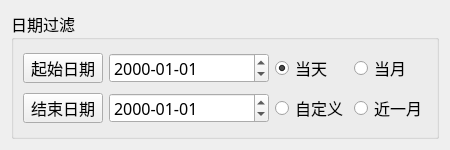
<?xml version="1.0" encoding="UTF-8"?>
<ui version="4.0">
 <class>SqlDateBar</class>
 <widget class="QWidget" name="SqlDateBar">
  <property name="geometry">
   <rect>
    <x>0</x>
    <y>0</y>
    <width>443</width>
    <height>150</height>
   </rect>
  </property>
  <property name="font">
   <font>
    <family>微软雅黑</family>
    <pointsize>12</pointsize>
   </font>
  </property>
  <property name="windowTitle">
   <string>Form</string>
  </property>
  <layout class="QGridLayout" name="gridLayout_2">
   <item row="0" column="0">
    <widget class="QGroupBox" name="groupBox">
     <property name="title">
      <string>日期过滤</string>
     </property>
     <layout class="QGridLayout" name="gridLayout">
      <item row="0" column="0">
       <widget class="QPushButton" name="startDateBtn">
        <property name="maximumSize">
         <size>
          <width>16777215</width>
          <height>30</height>
         </size>
        </property>
        <property name="text">
         <string>起始日期</string>
        </property>
       </widget>
      </item>
      <item row="0" column="1">
       <widget class="QDateEdit" name="startDateEdit">
        <property name="minimumSize">
         <size>
          <width>160</width>
          <height>0</height>
         </size>
        </property>
        <property name="maximumSize">
         <size>
          <width>16777215</width>
          <height>30</height>
         </size>
        </property>
        <property name="displayFormat">
         <string>yyyy-MM-dd</string>
        </property>
       </widget>
      </item>
      <item row="0" column="2">
       <widget class="QRadioButton" name="dayRadio">
        <property name="maximumSize">
         <size>
          <width>16777215</width>
          <height>30</height>
         </size>
        </property>
        <property name="text">
         <string>当天</string>
        </property>
        <property name="checked">
         <bool>true</bool>
        </property>
       </widget>
      </item>
      <item row="0" column="3">
       <widget class="QRadioButton" name="currentMonthRadio">
        <property name="maximumSize">
         <size>
          <width>16777215</width>
          <height>30</height>
         </size>
        </property>
        <property name="text">
         <string>当月</string>
        </property>
       </widget>
      </item>
      <item row="1" column="0">
       <widget class="QPushButton" name="endDateBtn">
        <property name="maximumSize">
         <size>
          <width>16777215</width>
          <height>30</height>
         </size>
        </property>
        <property name="text">
         <string>结束日期</string>
        </property>
       </widget>
      </item>
      <item row="1" column="1">
       <widget class="QDateEdit" name="endDateEdit">
        <property name="minimumSize">
         <size>
          <width>160</width>
          <height>0</height>
         </size>
        </property>
        <property name="maximumSize">
         <size>
          <width>16777215</width>
          <height>30</height>
         </size>
        </property>
        <property name="displayFormat">
         <string>yyyy-MM-dd</string>
        </property>
       </widget>
      </item>
      <item row="1" column="2">
       <widget class="QRadioButton" name="weekRadio">
        <property name="maximumSize">
         <size>
          <width>16777215</width>
          <height>30</height>
         </size>
        </property>
        <property name="text">
         <string>自定义</string>
        </property>
        <property name="checked">
         <bool>false</bool>
        </property>
       </widget>
      </item>
      <item row="1" column="3">
       <widget class="QRadioButton" name="monthRadio">
        <property name="maximumSize">
         <size>
          <width>16777215</width>
          <height>30</height>
         </size>
        </property>
        <property name="text">
         <string>近一月</string>
        </property>
       </widget>
      </item>
     </layout>
    </widget>
   </item>
  </layout>
 </widget>
 <resources/>
 <connections/>
</ui>
